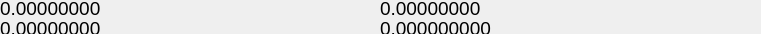
  <widget class="QWidget" name="widget" native="true">
   <property name="geometry">
    <rect>
     <x>10</x>
     <y>0</y>
     <width>761</width>
     <height>34</height>
    </rect>
   </property>
   <property name="font">
    <font>
     
     <pointsize>14</pointsize>
    </font>
   </property>
   <widget class="QLabel" name="Bid">
    <property name="geometry">
     <rect>
      <x>0</x>
      <y>0</y>
      <width>240</width>
      <height>16</height>
     </rect>
    </property>
    <property name="minimumSize">
     <size>
      <width>140</width>
      <height>0</height>
     </size>
    </property>
    <property name="font">
     <font>
      
      <pointsize>14</pointsize>
     </font>
    </property>
    <property name="text">
     <string>0.00000000</string>
    </property>
   </widget>
   <widget class="QLabel" name="Ask">
    <property name="geometry">
     <rect>
      <x>0</x>
      <y>20</y>
      <width>240</width>
      <height>16</height>
     </rect>
    </property>
    <property name="minimumSize">
     <size>
      <width>160</width>
      <height>0</height>
     </size>
    </property>
    <property name="font">
     <font>
      
      <pointsize>14</pointsize>
     </font>
    </property>
    <property name="text">
     <string>0.00000000</string>
    </property>
   </widget>
   <widget class="QLabel" name="volumet">
    <property name="geometry">
     <rect>
      <x>380</x>
      <y>20</y>
      <width>240</width>
      <height>16</height>
     </rect>
    </property>
    <property name="minimumSize">
     <size>
      <width>201</width>
      <height>0</height>
     </size>
    </property>
    <property name="font">
     <font>
      
      <pointsize>14</pointsize>
     </font>
    </property>
    <property name="text">
     <string>0.000000000</string>
    </property>
   </widget>
   <widget class="QLabel" name="volumebtc">
    <property name="geometry">
     <rect>
      <x>380</x>
      <y>0</y>
      <width>240</width>
      <height>16</height>
     </rect>
    </property>
    <property name="minimumSize">
     <size>
      <width>160</width>
      <height>0</height>
     </size>
    </property>
    <property name="font">
     <font>
      
      <pointsize>14</pointsize>
     </font>
    </property>
    <property name="text">
     <string>0.00000000</string>
    </property>
   </widget>
  </widget>
